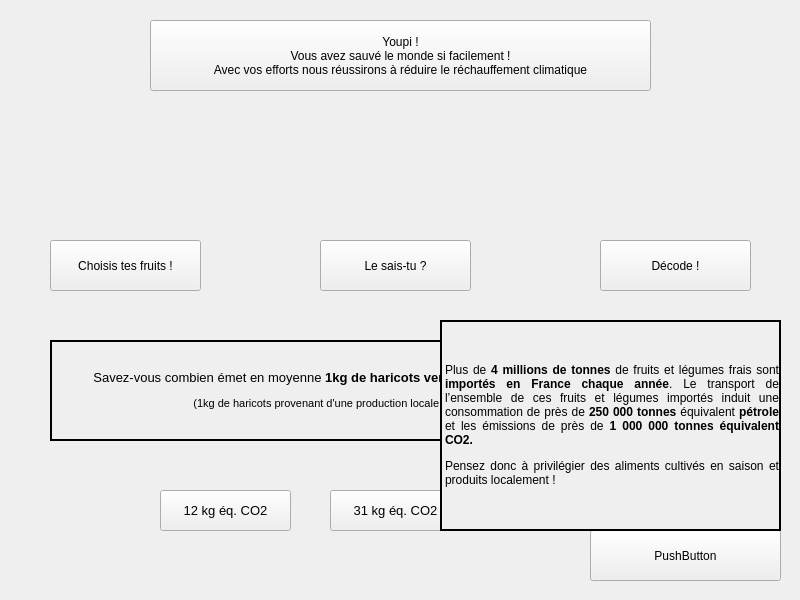
<?xml version="1.0" encoding="UTF-8"?>
<ui version="4.0">
 <class>Room_2</class>
 <widget class="QWidget" name="Room_2">
  <property name="geometry">
   <rect>
    <x>0</x>
    <y>0</y>
    <width>800</width>
    <height>600</height>
   </rect>
  </property>
  <property name="minimumSize">
   <size>
    <width>800</width>
    <height>600</height>
   </size>
  </property>
  <property name="maximumSize">
   <size>
    <width>800</width>
    <height>600</height>
   </size>
  </property>
  <property name="windowTitle">
   <string>Form</string>
  </property>
  <widget class="QLabel" name="label">
   <property name="geometry">
    <rect>
     <x>10</x>
     <y>10</y>
     <width>781</width>
     <height>581</height>
    </rect>
   </property>
   <property name="text">
    <string/>
   </property>
   <property name="pixmap">
    <pixmap>../pictures/picture_room2.jpg</pixmap>
   </property>
   <property name="scaledContents">
    <bool>true</bool>
   </property>
  </widget>
  <widget class="QPushButton" name="pushButton_jeu1">
   <property name="geometry">
    <rect>
     <x>50</x>
     <y>240</y>
     <width>151</width>
     <height>51</height>
    </rect>
   </property>
   <property name="text">
    <string>Choisis tes fruits !</string>
   </property>
  </widget>
  <widget class="QPushButton" name="pushButton_jeu2">
   <property name="geometry">
    <rect>
     <x>320</x>
     <y>240</y>
     <width>151</width>
     <height>51</height>
    </rect>
   </property>
   <property name="text">
    <string>Le sais-tu ?</string>
   </property>
  </widget>
  <widget class="QPushButton" name="pushButton_jeu3">
   <property name="geometry">
    <rect>
     <x>600</x>
     <y>240</y>
     <width>151</width>
     <height>51</height>
    </rect>
   </property>
   <property name="text">
    <string>Décode !</string>
   </property>
  </widget>
  <widget class="QPushButton" name="ans3_pushButton">
   <property name="geometry">
    <rect>
     <x>500</x>
     <y>490</y>
     <width>131</width>
     <height>41</height>
    </rect>
   </property>
   <property name="font">
    <font>
     <pointsize>10</pointsize>
    </font>
   </property>
   <property name="text">
    <string>23 kg éq. CO2</string>
   </property>
  </widget>
  <widget class="QPushButton" name="ans1_pushButton">
   <property name="geometry">
    <rect>
     <x>160</x>
     <y>490</y>
     <width>131</width>
     <height>41</height>
    </rect>
   </property>
   <property name="font">
    <font>
     <pointsize>10</pointsize>
    </font>
   </property>
   <property name="text">
    <string>12 kg éq. CO2</string>
   </property>
  </widget>
  <widget class="QLabel" name="resultmessage">
   <property name="geometry">
    <rect>
     <x>20</x>
     <y>320</y>
     <width>421</width>
     <height>261</height>
    </rect>
   </property>
   <property name="text">
    <string/>
   </property>
   <property name="pixmap">
    <pixmap>../pictures/picture_bravo.jpg</pixmap>
   </property>
   <property name="scaledContents">
    <bool>true</bool>
   </property>
  </widget>
  <widget class="QLabel" name="question_label">
   <property name="geometry">
    <rect>
     <x>50</x>
     <y>340</y>
     <width>701</width>
     <height>101</height>
    </rect>
   </property>
   <property name="font">
    <font>
     <pointsize>10</pointsize>
    </font>
   </property>
   <property name="autoFillBackground">
    <bool>true</bool>
   </property>
   <property name="frameShape">
    <enum>QFrame::WinPanel</enum>
   </property>
   <property name="text">
    <string>&lt;html&gt;&lt;head/&gt;&lt;body&gt;&lt;p&gt;Savez-vous combien émet en moyenne &lt;span style=&quot; font-weight:700;&quot;&gt;1kg de haricots verts importé&lt;/span&gt; en France en kg équivalent CO2 ?&lt;/p&gt;&lt;p&gt;&lt;span style=&quot; font-size:8pt;&quot;&gt;(1kg de haricots provenant d'une production locale émet en moyenne 0,7 kg éq CO2)&lt;/span&gt;&lt;/p&gt;&lt;/body&gt;&lt;/html&gt;</string>
   </property>
   <property name="alignment">
    <set>Qt::AlignCenter</set>
   </property>
   <property name="wordWrap">
    <bool>true</bool>
   </property>
  </widget>
  <widget class="QPushButton" name="next_pushButton">
   <property name="geometry">
    <rect>
     <x>590</x>
     <y>530</y>
     <width>191</width>
     <height>51</height>
    </rect>
   </property>
   <property name="text">
    <string>PushButton</string>
   </property>
  </widget>
  <widget class="QPushButton" name="ans2_pushButton">
   <property name="geometry">
    <rect>
     <x>330</x>
     <y>490</y>
     <width>131</width>
     <height>41</height>
    </rect>
   </property>
   <property name="font">
    <font>
     <pointsize>10</pointsize>
    </font>
   </property>
   <property name="text">
    <string>31 kg éq. CO2</string>
   </property>
  </widget>
  <widget class="QLabel" name="info_label">
   <property name="geometry">
    <rect>
     <x>440</x>
     <y>320</y>
     <width>341</width>
     <height>211</height>
    </rect>
   </property>
   <property name="autoFillBackground">
    <bool>true</bool>
   </property>
   <property name="frameShape">
    <enum>QFrame::WinPanel</enum>
   </property>
   <property name="frameShadow">
    <enum>QFrame::Plain</enum>
   </property>
   <property name="text">
    <string>&lt;html&gt;&lt;head/&gt;&lt;body&gt;&lt;p align=&quot;justify&quot;&gt;&lt;span style=&quot; font-family:'sans-serif';&quot;&gt;Plus de &lt;/span&gt;&lt;span style=&quot; font-family:'sans-serif'; font-weight:700;&quot;&gt;4 millions de tonnes&lt;/span&gt;&lt;span style=&quot; font-family:'sans-serif';&quot;&gt; de fruits et légumes frais sont &lt;/span&gt;&lt;span style=&quot; font-family:'sans-serif'; font-weight:700;&quot;&gt;importés en France chaque année&lt;/span&gt;&lt;span style=&quot; font-family:'sans-serif';&quot;&gt;. Le transport de l’ensemble de ces fruits et légumes importés induit une consommation de près de &lt;/span&gt;&lt;span style=&quot; font-family:'sans-serif'; font-weight:700;&quot;&gt;250 000 tonnes&lt;/span&gt;&lt;span style=&quot; font-family:'sans-serif';&quot;&gt; équivalent &lt;/span&gt;&lt;span style=&quot; font-family:'sans-serif'; font-weight:700;&quot;&gt;pétrole&lt;/span&gt;&lt;span style=&quot; font-family:'sans-serif';&quot;&gt; et les émissions de près de &lt;/span&gt;&lt;span style=&quot; font-family:'sans-serif'; font-weight:700;&quot;&gt;1 000 000 tonnes équivalent CO2.&lt;/span&gt;&lt;/p&gt;&lt;p align=&quot;justify&quot;&gt;&lt;span style=&quot; font-family:'sans-serif';&quot;&gt;Pensez donc à p&lt;/span&gt;rivilégier des aliments cultivés en saison et produits localement !&lt;/p&gt;&lt;/body&gt;&lt;/html&gt;</string>
   </property>
   <property name="wordWrap">
    <bool>true</bool>
   </property>
   <property name="margin">
    <number>10</number>
   </property>
  </widget>
  <widget class="QPushButton" name="nextRoom_pushButton">
   <property name="geometry">
    <rect>
     <x>150</x>
     <y>20</y>
     <width>501</width>
     <height>71</height>
    </rect>
   </property>
   <property name="text">
    <string>Youpi !
Vous avez sauvé le monde si facilement !
Avec vos efforts nous réussirons à réduire le réchauffement climatique</string>
   </property>
  </widget>
  <widget class="QLabel" name="completed_picture">
   <property name="geometry">
    <rect>
     <x>260</x>
     <y>90</y>
     <width>281</width>
     <height>71</height>
    </rect>
   </property>
   <property name="text">
    <string/>
   </property>
   <property name="pixmap">
    <pixmap>../pictures/picture_room_end.JPG</pixmap>
   </property>
   <property name="scaledContents">
    <bool>true</bool>
   </property>
  </widget>
  <zorder>label</zorder>
  <zorder>pushButton_jeu1</zorder>
  <zorder>pushButton_jeu2</zorder>
  <zorder>pushButton_jeu3</zorder>
  <zorder>ans3_pushButton</zorder>
  <zorder>ans1_pushButton</zorder>
  <zorder>question_label</zorder>
  <zorder>ans2_pushButton</zorder>
  <zorder>next_pushButton</zorder>
  <zorder>resultmessage</zorder>
  <zorder>info_label</zorder>
  <zorder>nextRoom_pushButton</zorder>
  <zorder>completed_picture</zorder>
 </widget>
 <resources/>
 <connections/>
</ui>
